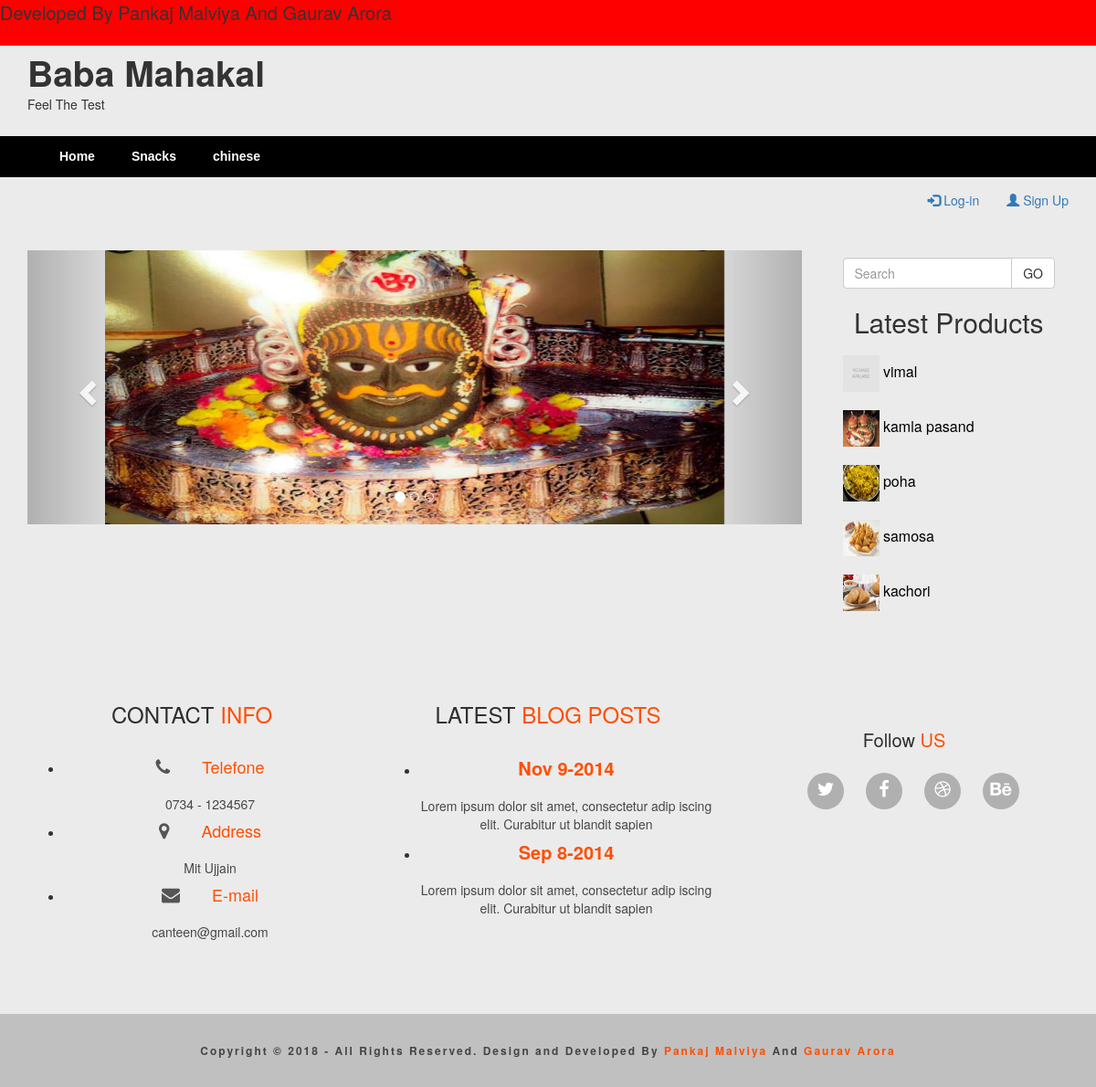
The page / on the database its author committed.
### shop/models.py (models this page shows, shortened)
class Category(models.Model):
    name = models.CharField(max_length=200,db_index=True)
    slug = models.SlugField(max_length=200,db_index=True,unique=True)
    class Meta:
        ordering = ('name',)
        verbose_name = 'category'
        verbose_name_plural = 'categories'
    def get_absolute_url(self):
        return reverse('shop:product_list_by_category',args=[self.slug])

class Product(models.Model):
    category = models.ForeignKey(Category,on_delete=models.SET('None'), related_name='products')
    name = models.CharField(max_length=200,db_index=True)
    slug = models.SlugField(max_length=200,db_index=True)
    image = models.ImageField(upload_to='products/%Y/%m/%d',blank=True)
    description = models.TextField(blank=True)
    price = models.DecimalField(max_digits=10, decimal_places=2)
    stock = models.PositiveIntegerField()
    available = models.BooleanField(default=True)
    created = models.DateTimeField(auto_now_add=True)
    updated = models.DateTimeField(auto_now=True)
    class Meta:
        ordering = ['-created','name'] #('name','-created',)
        index_together = (('id','slug'),)
    def get_absolute_url(self):
        return reverse('shop:product_detail',args=[self.id, self.slug])

### shop/views.py (the view)
# urls.py: path('',views.index,name='index'),
def index(request):
    categories = Category.objects.all()
    slider = Slide.objects.filter(slide=True)
    products = Product.objects.all()
    context = {
        'categories': categories,
        'slider': slider,
        'products':products
    }
    return render(request,'shop/index.html',context)

### shop/templatetags/shop_tags.py (called while the page is built)
@register.inclusion_tag('shop/products/latest_product.html')
def latest_product(count=5):
    latest_product = Product.objects.filter(available=True).order_by('-created')[:count]
    return {'latest_product':latest_product}

### shop/templates/shop/index.html (shortened to what this page needs)
{% extends 'base.html' %}
{% load shop_tags %}
{% load static %}

### shop/templates/base.html (shortened to what this page needs)
{% load staticfiles %}
{% load shop_tags %}
<body>
<head>
    {% block head %}
    <link rel="stylesheet" href="{% static 'css/bootstrap.css' %}"/>
    <link rel="stylesheet" href="{% static 'css/style.css' %}"/>
    <link rel="stylesheet" href="{% static 'font-awesome/css/font-awesome.css' %}"/>
    <link rel="stylesheet" href="//code.jquery.com/ui/1.12.1/themes/base/jquery-ui.css">
    {% endblock %}
</head>
<body style="background:#EBEBEB">
<div class="container-fluid marque">
    <div class="row">
        <div class="col-md-12 ">
            <marquee  class="" behavior="scroll" direction="left">Developed By Pankaj Malviya And Gaurav Arora</marquee>
        </div>
    </div>
</div>
<div class="container-fluid">
    <div class="container">
        <div class="row">
            <div class="col-md-12 ">
                <h1 class="heading" >Baba Mahakal</b></h1>
                <p class="slogen">Feel The Test</p>
            </div>
        </div>
    </div>
</div>
<div class="container-fluid navigation" >
    <div class="container">
        <div class="row">
            <div class="col-md-12">
                <nav class="primary-navigation " id="navigation1">
                        <div class="collapse navbar-collapse" id="myNavbar">
                            <ul class="nav navbar-nav">
                                <li class="active"><a href="{% url 'shop:index' %}">Home</a></li>
                                {% for c in categories %}
                                <li {% if category.slug == c.slug %}class="selected active"{% endif %}>
                                <a href="{{ c.get_absolute_url }}" >{{ c.name }}</a>
                                </li>
                                {% endfor %}
                            </ul>
                        </div>
                </nav>
            </div>
        </div>
    </div>
</div>
<div class="conatiner-fluid">
    <div class="container">
        <div class="row">
            <div class="col-md-12">
                <div class="pull-right">
                {% if request.user.is_authenticated %}
                    Hello {{ request.user.first_name }},<a href="{% url 'shop:logout' %}">Logout</a>
                {% else %}
                    <ul class="nav navbar-right navbar-nav">
                        <li><a href="{% url 'shop:login' %}"><span class="glyphicon glyphicon-log-in"></span> Log-in  </a></li>
                        <li><a href="{% url 'shop:signup' %}"><span class="glyphicon glyphicon-user"></span> Sign Up</a></li>
                    </ul>
                {% endif %}
                </div>
            </div>
        </div>
    </div>
</div>
<div class="container-fluid" style="margin-top:30px">
    <div class="container">
        <div class="row">
            <div class="col-md-9 ">
                {% block content %}
                <div id="myCarousel" class="carousel slide" data-ride="carousel" style="">
                    <ol class="carousel-indicators">
                        <li data-target="#myCarousel" data-slide-to="0" class="active"></li>
                        <li data-target="#myCarousel" data-slide-to="1"></li>
                        <li data-target="#myCarousel" data-slide-to="2"></li>
                    </ol>
                    <center class="carousel-inner slider" >
                        <div class="item active">
                            <img class="img-responsive" src="{% static 'img/jai-mahakal.jpg' %}" alt="mahakal">
                        </div>
                    </center>
                    <a class="left carousel-control" href="#myCarousel" data-slide="prev">
                        <span class="glyphicon glyphicon-chevron-left"></span>
                    </a>
                    <a class="right carousel-control" href="#myCarousel" data-slide="next">
                        <span class="glyphicon glyphicon-chevron-right"></span>
                    </a>
                </div>
                {% endblock content %}
            </div>
            <div class="col-md-3">
                {% block sidebar %}
                {% include 'shop/products/search.html' %}
                <div>
                    <center><h2>Latest Products</h2></center>
                    {% latest_product %}
                </div>
                {% endblock sidebar %}
            </div>
        </div>
    </div>
</div>
{% block footer %}
<section id="footer" >
        <div class="container">
            <div class="row">
                <center class="col-md-4" >
                        <h3>CONTACT <span>INFO</span></h3>
                        <div class="info">
                            <ul>
                                <li>
                                  <h4><i class="fa fa-phone"></i> Telefone</h4>
                                  <p>0734 - 1234567</p>
                                </li>
                                <li>
                                  <h4><i class="fa fa-map-marker"></i> Address</h4>
                                  <p>Mit Ujjain</p>
                                </li>
                                <li>
                                  <h4><i class="fa fa-envelope"></i> E-mail</h4>
                                  <p>canteen@gmail.com</p>
                                </li>
                            </ul>
                        </div>
                </center>
                <center class="col-md-4">
                        <h3>LATEST <span >BLOG POSTS</span></h3>
                        <div class="blog">
                            <ul>
                                <li>
                                    <h4><a href="#">Nov 9-2014</a></h4>
                                    <p>Lorem ipsum dolor sit amet, consectetur adip iscing elit. Curabitur ut blandit sapien</p>
                                </li>
                                <li>
                                    <h4><a href="#">Sep 8-2014</a></h4>
                                    <p>Lorem ipsum dolor sit amet, consectetur adip iscing elit. Curabitur ut blandit sapien</p>
                                </li>
                            </ul>
                        </div>
                </center>
                <center class="col-md-4">
                        <div class="social-media-link">
                            <h3>Follow <span >US</span></h3>
                            <ul>
                                <li>
                                    <a href="#"><i class="fa fa-twitter"></i></a>
                                </li>
                                <li>
                                    <a href="#"><i class="fa fa-facebook"></i></a>
                                </li>
                                <li>
                                    <a href="#"><i class="fa fa-dribbble"></i></a>
                                </li>
                                <li>
                                    <a href="#"><i class="fa fa-behance"></i></a>
                                </li>
                            </ul>
                        </div>
                </center>
            </div>
        </div>
    </section>
{% endblock footer %}
<footer id="footer-bottom">
        <div class="container">
            <div class="row">
                <div class="col-md-12 col-sm-12">
                    <div class="block">
                        <p>Copyright &copy; 2018 - All Rights Reserved. Design and Developed By <a href="#">Pankaj Malviya</a>
                        And <a href="#">Gaurav Arora</a>
                        </p>
                    </div>
                </div>
            </div>
        </div>
    </footer>
</body>
</html>

### shop/templates/shop/products/latest_product.html
{% load staticfiles %}
<ul class="nav">
{% for product in latest_product %}
 <li>
  <a href="{{ product.get_absolute_url }}" style="font-size:16px;color:black">
      <img style="height:40px;width:40px;" src="
      {% if product.image %}
        {{ product.image.url }}
      {% else %}
        {% static 'img/no_image.png' %}
      {% endif %}"/>
       {{ product.name }}
  </a>
 </li>
{% endfor %}
</ul>

### static/css/style.css (style rules this page uses)
.marque { background:red; height:50px; font-size:20px; border: 0; outline: 0; vertical-align: baseline; margin: 0; padding: 0; }
.heading { font-size: 39px; display: inline-block; line-height: 1; margin: 10px 0 23px 0; font-weight:bold; }
.slogen { margin-top: -18px; margin-bottom: 10px; }
.navigation { background:black; display: block; clear: both; width: 100%; max-width: 100%; margin: 15px auto 0; min-height: 45px; }
#navigation1 { width: 100%; font-size: 13px; margin: 0 auto; }
#navigation ul, ol { margin: 0; padding: 0; }
#navigation1 ul li a { transition: all 0.25s linear; font-size: 14px; color: #fff; font-weight: 600; text-align: left; text-decoration: none; padding: 0 20px; line-height: 45px; font-family: 'Monda', sans-serif; display: block; }
.primary-navigation { display: block; clear: both; width: 100%; max-width: 100%; margin: 15px auto 0; min-height: 45px; }
.slider { height:300px; }
.slider img { max-height:300px; width:80%; }
#footer { padding: 70px 0px; }
#footer h3 { color: #2E2E2E; padding-bottom: 25px; }
#footer h3 span { color: #FF4F02; }
#footer .blog ul, #footer .info ul, { padding-top: 20px; }
#footer .blog ul li, #footer .info ul li, { margin-bottom: 25px; display: inline-block; margin-right: 20px; }
#footer .blog ul li h4, #footer .info ul li h4 { padding-bottom: 10px; display: block; color: #FF4F02; }
#footer .blog ul li h4 i, #footer .info ul li h4 i { color: #555; margin-right: 30px; font-size: 20px; }
#footer .blog ul li h4 a, #footer .info ul li h4 a { color: #FF4F02; font-size: 20px; font-weight: 600; }
#footer .blog ul li p, #footer .info ul li p { color: #474747; font-size: 14px; }
#footer .social-media-link h3 { font-size: 20px; padding-bottom: 15px; padding-top: 30px; }
#footer .social-media-link h3 span { color: #FF4F02; }
#footer .social-media-link ul li { display: inline-block; margin-right: 20px; }
#footer .social-media-link ul li a { display: block; width: 40px; height: 40px; text-align: center; font-size: 20px; padding-top: 8px; border-radius: 100%; background: #B0B0B0; color: #FFFFFF; -webkit-transition: .3s all; -o-transition: .3s all; transition: .3s all; }
#footer-bottom { #background: #E9E9E9; background:silver; padding: 20px 0px; }
#footer-bottom p { text-align: center; padding-top: 12px; color: #454545; font-size: 12px; font-weight: 600; letter-spacing: 2px; }
#footer-bottom p a { color: #FF4F02; }

### rows shown on the page
Category: name "Snacks"
Category: name "chinese"
Product: name "vimal"
Product: image (picture), name "kamla pasand"
Product: image (picture), name "poha"
Product: image (picture), name "samosa"
Product: image (picture), name "kachori"
